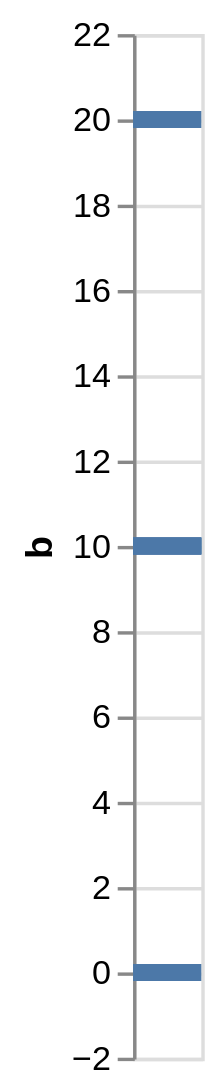

The specification (Vega-Lite) saved for this image:
### Vega-Lite specification from a JSON file in a GitHub repository (floating-point values rounded to 4 significant figures)
{"$schema": "https://vega.github.io/schema/vega-lite/v6.json", "description": "A simple bar chart with embedded data.", "data": {"values": [{"b": 0}, {"b": 10}, {"b": 10}, {"b": 10}, {"b": 10}, {"b": 20}]}, "mark": {"type": "bar", "orient": "horizontal"}, "encoding": {"y": {"field": "b", "type": "quantitative"}}}
